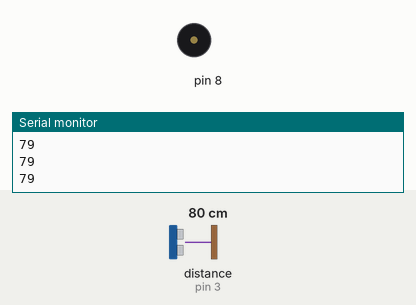
Simulated run of this sketch. Board: Arduino Uno, built with avr-gcc and run on an emulated ATmega328P. Shown: buzzer (waves = sounding), the last lines printed to the serial monitor. Wiring (inferred from the names in the program): ultrasonic range finder: trigger pin 2; echo pin 3. The test bench sets the inputs (shaded band); at power-on: distance to the obstacle (sensor on pin 3) 80 cm. The echo pulse lasts 58.3 µs per cm.

Above: at 1.2 s.
1.3 s: distance to the obstacle (sensor on pin 3) set to 2 cm
At 2.6 s:
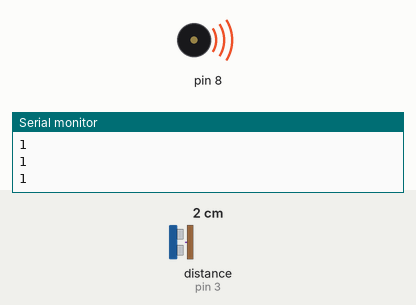
4.3 s: distance to the obstacle (sensor on pin 3) set to 35 cm
At 4.59 s:
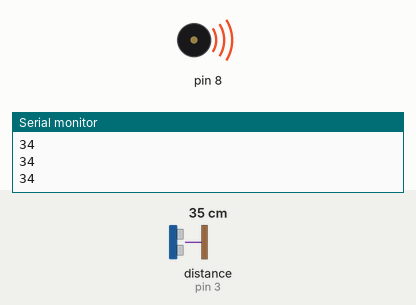
Timing chart, 0 to 13.3 s (numbered marks = the images above; inputs shaded):
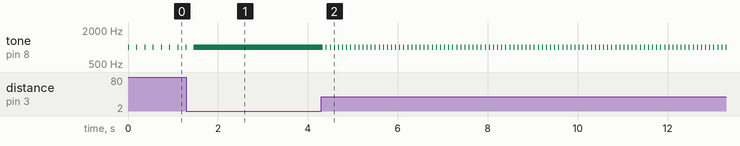

The sketch:

sensor.ino
```cpp
int trig_pin = 2;
int echo_pin = 3;

void setup() {
  Serial.begin(9600);
  pinMode(trig_pin, OUTPUT);
  pinMode(echo_pin, INPUT);
}

void loop() {
  digitalWrite(trig_pin, HIGH);
  delayMicroseconds(10);
  digitalWrite(trig_pin, LOW);
  long duration = pulseIn(echo_pin, HIGH);

  if (duration == 0) {
    return;
  }

  long distance = duration / 58.2;
  Serial.println(distance);

  tone(8, 1000, 20);
  delay(20);
  noTone(8);

  delay(2 * distance);
}
```

Measured:
- after the input at 1.3 s, tone on pin 8: goes on until 1.5 s, then stays 1000 Hz
- after the input at 4.3 s, tone on pin 8: alternates 1000 Hz for 0.02 s and silent for 0.07 s, starting at once
- by itself, tone on pin 8: alternates 1000 Hz for 0.02 s and silent for 0.16 s
